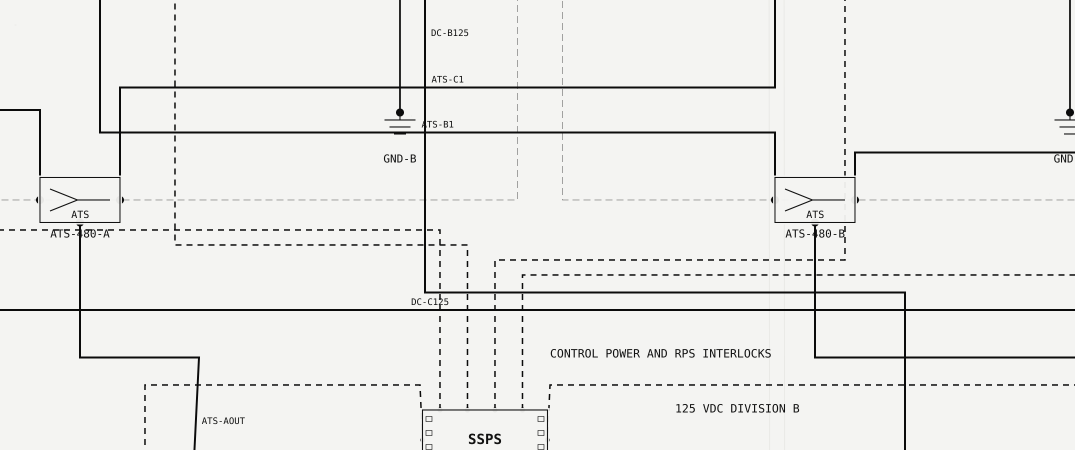
#> input picture INL works/Improved -- blind iteration on different input combinations/11/Raw + wires + junctions + OCR/codes/crop_raw_ats_ssps_interlocks.png, 2150 x 900 px, given in place of aw -- synthetic_npp_electrical_schematic_relocated_names.png, which was not available (shown at 1/2 size)
$ python prepare_evidence_crops.py
#> lines starting #> are read from the running program, lines starting #| are printed output that depends on the picture
from pathlib import Path

from PIL import Image, ImageEnhance


BASE = Path(r"C:\Asif_all_python_projects\INL\Improved -- blind iteration on different input combinations\11\Raw + wires + junctions + OCR")
CODES = BASE / "codes"

SOURCES = {
    "raw": BASE / "raw -- synthetic_npp_electrical_schematic_relocated_names.png",
    "labels": BASE / "component_labels_banners_overlay.png",
    "wires": BASE / "wire_nodes_overlay.png",
    "mask_overlay": BASE / "wires_mask_overlay.png",
}

CROPS = {
    "top_sources_13kv": (560, 150, 5850, 950),
    "division_a_full": (480, 560, 1860, 3520),
    "division_b_full": (1800, 560, 3220, 3520),
    "division_c_full": (3150, 560, 4560, 3520),
    "division_d_full": (4500, 560, 5910, 3520),
    "division_a_power_detail": (560, 930, 1770, 2150),
    "division_b_power_detail": (1850, 930, 3110, 2150),
    "division_c_power_detail": (3220, 930, 4450, 2150),
    "division_d_power_detail": (4570, 930, 5800, 2150),
    "division_a_mcc_load_detail": (560, 1900, 1770, 3180),
    "division_b_mcc_load_detail": (1850, 1900, 3110, 3180),
    "division_c_mcc_load_detail": (3220, 1900, 4450, 3180),
    "division_d_mcc_load_detail": (4570, 1900, 5800, 3180),
    "bottom_dc_ups_rps": (650, 3150, 5300, 4240),
    "bottom_dc_ups_rps_wide": (650, 3150, 5900, 4240),
    "bottom_a_dc_ups": (650, 3500, 2700, 4240),
    "bottom_b_dc_ups": (3350, 3500, 5400, 4240),
    "ats_ssps_interlocks": (2050, 3000, 4200, 3900),
    "notes_legend_title": (5920, 360, 7080, 4380),
}


def save_crop(img_path: Path, prefix: str) -> None:
#> called with prefix = 'raw'
    with Image.open(img_path) as im:
#> im is the input picture: PIL image 2150x900 RGB; mean R, G, B 236.2, 236.2, 234.3
        for name, box in CROPS.items():
            im.crop(box).save(CODES / f"crop_{prefix}_{name}.png")
#> this loop made 19 passes
#> pass 1, in save_crop, `im.crop(box).save(CODES / f"crop_{prefix}_{name}.png")`:
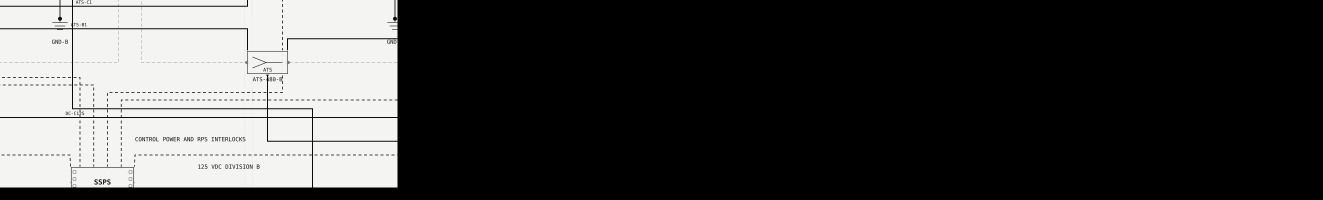
#> saved as crop_raw_top_sources_13kv.png: PIL image 5290x800 RGB (shown at 1/4 size); mean R, G, B 66.2, 66.2, 65.7
#> pass 2, in save_crop, `im.crop(box).save(CODES / f"crop_{prefix}_{name}.png")`:
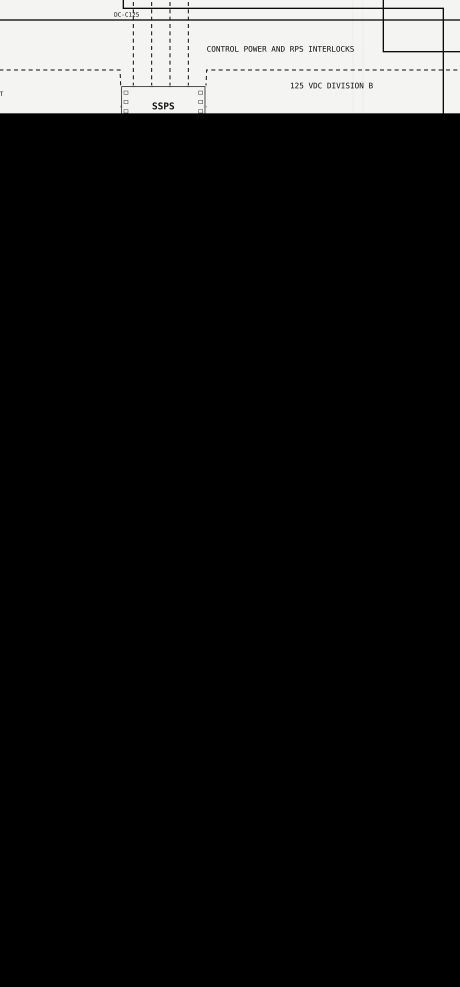
#> saved as crop_raw_division_a_full.png: PIL image 1380x2960 RGB (shown at 1/3 size); mean R, G, B 26.8, 26.8, 26.6


def save_contrast_crop(img_path: Path, prefix: str, crop_name: str) -> None:
    with Image.open(img_path).convert("RGB") as im:
        crop = im.crop(CROPS[crop_name])
        crop = ImageEnhance.Contrast(crop).enhance(1.9)
        crop = ImageEnhance.Sharpness(crop).enhance(1.55)
        crop.save(CODES / f"contrast_crop_{prefix}_{crop_name}.png")


def main() -> None:
    CODES.mkdir(exist_ok=True)
    for prefix, img_path in SOURCES.items():
        save_crop(img_path, prefix)
#> pass 2 of the loop in main, `for prefix, img_path in SOURCES.items():`:
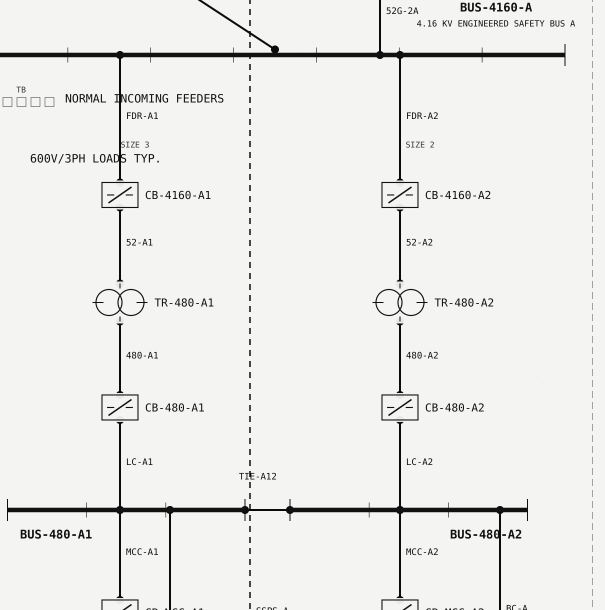
#> input picture INL works/Improved -- blind iteration on different input combinations/11/Raw + wires + junctions + OCR/codes/crop_raw_division_a_power_detail.png, 1210 x 1220 px, given in place of component_labels_banners_overlay.png, which was not available (shown at 1/2 size)
#> in save_crop, im is the input picture: PIL image 1210x1220 RGB; mean R, G, B 235.9, 235.9, 233.9
#> the loop in save_crop (call 2), `for name, box in CROPS.items():` made 19 passes
#> pass 1, in save_crop (call 2), `im.crop(box).save(CODES / f"crop_{prefix}_{name}.png")`:
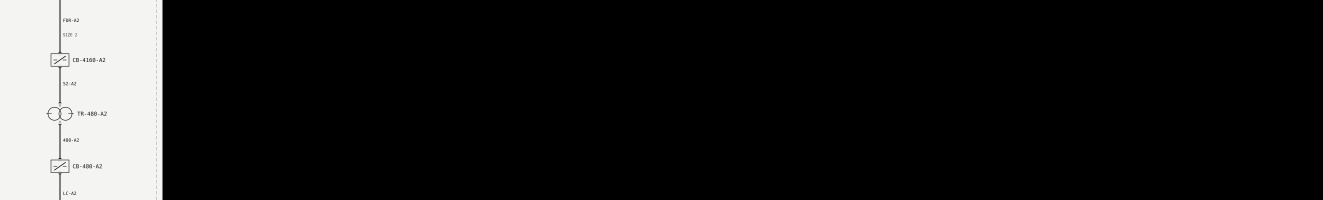
#> saved as crop_labels_top_sources_13kv.png: PIL image 5290x800 RGB (shown at 1/4 size); mean R, G, B 29.5, 29.5, 29.3
#> pass 2, in save_crop (call 2), `im.crop(box).save(CODES / f"crop_{prefix}_{name}.png")`:
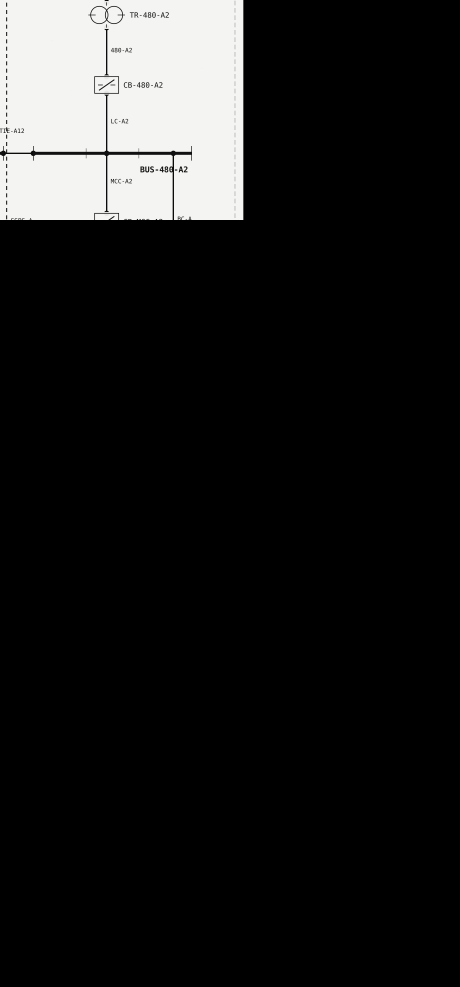
#> saved as crop_labels_division_a_full.png: PIL image 1380x2960 RGB (shown at 1/3 size); mean R, G, B 28, 28, 27.7
    for crop_name in (
        "top_sources_13kv",
        "division_a_power_detail",
        "division_b_power_detail",
        "division_c_power_detail",
        "division_d_power_detail",
        "division_a_mcc_load_detail",
        "division_b_mcc_load_detail",
        "division_c_mcc_load_detail",
        "division_d_mcc_load_detail",
        "bottom_dc_ups_rps",
        "ats_ssps_interlocks",
    ):
        save_contrast_crop(SOURCES["raw"], "raw", crop_name)


if __name__ == "__main__":
#> (the run stopped early here; a loop or call above may not have finished)
